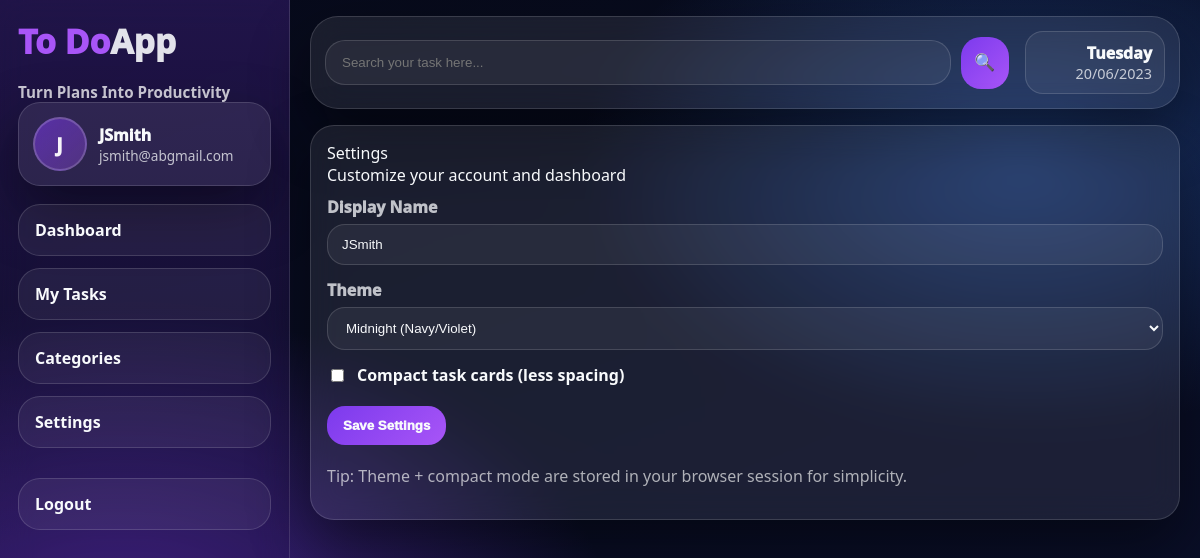
/settings (signed in), run on the app's committed database.
### app.py (models this page shows)
class User(db.Model):
    id = db.Column(db.Integer, primary_key=True)
    name = db.Column(db.String(80), nullable=False)
    email = db.Column(db.String(120), unique=True, nullable=False)
    password_hash = db.Column(db.String(255), nullable=False)
    todos = db.relationship("Todo", backref="user", lazy=True)

### app.py (the view, shortened to what this page needs)
@app.route("/settings", methods=["GET", "POST"])
def settings():
    if not logged_in():
        return redirect(url_for("login"))
    user = get_current_user()
    current_theme = session.get("theme", "midnight")
    compact = session.get("compact", False)
    return render_template("settings.html", current_theme=current_theme, compact=compact)

### app.py (called while the page is built)
def get_current_user():
    uid = session.get("user_id")
    if not uid:
        return None
    user = User.query.get(uid)
    if not user:
        session.pop("user_id", None)
        return None
    return user

@app.context_processor
def inject_user():
    return {"user": get_current_user()}

def logged_in():
    return session.get("user_id") is not None

### templates/settings.html (shortened to what this page needs)
{% extends "base.html" %}
{% block content %}
<div class="card">
  <div class="card-head">
    <div>
      <div class="card-title red">Settings</div>
      <div class="card-sub">Customize your account and dashboard</div>
    </div>
  </div>
  <form method="post" class="form-grid">
    <label class="field">
      <span>Display Name</span>
      <input type="text" name="name" value="{{ user.name }}" placeholder="Your name">
    </label>
    <label class="field">
      <span>Theme</span>
      <select name="theme">
        <option value="midnight" {% if current_theme=="midnight" %}selected{% endif %}>Midnight (Navy/Violet)</option>
      </select>
    </label>
    <label class="check">
      <input type="checkbox" name="compact" {% if compact %}checked{% endif %}>
      Compact task cards (less spacing)
    </label>
    <div class="form-actions">
      <button class="btn primary" type="submit">Save Settings</button>
    </div>
    <p style="color: rgba(255,255,255,0.65); margin-top:6px;">
      Tip: Theme + compact mode are stored in your browser session for simplicity.
    </p>
  </form>
</div>
{% endblock %}

### templates/base.html (shortened to what this page needs)
<!DOCTYPE html>
<html lang="en">
<head>
  <link rel="stylesheet" href="{{ url_for('static', filename='style.css') }}">
</head>
<body class="{% if session.get('compact') %}compact{% endif %}">
  <div class="layout">
        <aside class="sidebar">
      <div class="sidebar-brand">
        <span class="brand-red">To Do</span><span class="brand-black">App</span>
      </div>
      <div class="app-tagline">Turn Plans Into Productivity</div>
      <div class="profile">
        <div class="avatar">{{ user.name[:1].upper() if user else "G" }}</div>
        <div class="profile-info">
          {% if user %}
            <div class="profile-name">{{ user.name }}</div>
            <div class="profile-email">{{ user.email }}</div>
          {% else %}
            <div class="profile-name">Guest</div>
            <div class="profile-email">Please log in</div>
          {% endif %}
        </div>
      </div>
      <nav class="menu">
        <a class="menu-item {% if request.endpoint=='home' %}active{% endif %}" href="{{ url_for('home') }}">
          Dashboard
        </a>
        {% if user %}
          <a class="menu-item {% if request.endpoint=='todos' %}active{% endif %}" href="{{ url_for('todos') }}">My Tasks</a>
          <a class="menu-item" href="{{ url_for('categories') }}">Categories</a>
          <a class="menu-item" href="{{ url_for('settings') }}">Settings</a>
          <a class="menu-item logout" href="{{ url_for('logout') }}">Logout</a>
        {% else %}
          <a class="menu-item {% if request.endpoint=='login' %}active{% endif %}" href="{{ url_for('login') }}">Login</a>
          <a class="menu-item {% if request.endpoint=='register' %}active{% endif %}" href="{{ url_for('register') }}">Register</a>
        {% endif %}
      </nav>
    </aside>
    <main class="main">
         <header class="topbar">
            <form class="searchbar" method="get" action="{{ url_for('todos') }}">
                <input type="text" name="q" placeholder="Search your task here..." value="{{ request.args.get('q','') }}">
                <button class="searchbtn" type="submit">🔍</button>
            </form>
            <div class="datebox">
                <div class="day">Tuesday</div>
                <div class="date">20/06/2023</div>
            </div>
            </header>
      <section class="content">
        {% block content %}{% endblock %}
      </section>
    </main>
  </div>
</body>
</html>

### static/style.css (style rules this page uses)
:root { --bg1:#070a1a; --bg2:#0a0f2a; --violet:#7c3aed; --violet2:#a855f7; --navy:#0b1b3a; --card: rgba(255,255,255,0.08); --card2: rgba(255,255,255,0.06); --border: rgba(255,255,255,0.14); --text:#f8fafc; --muted: rgba(248,250,252,0.75); --shadow: 0 24px 60px rgba(0,0,0,0.45); --radius: 22px; }
* { box-sizing:border-box; }
body { margin:0; font-family: system-ui, -apple-system, Segoe UI, Roboto, Arial, sans-serif; color: var(--text); background: radial-gradient(900px 600px at 10% 80%, rgba(124,58,237,0.55), transparent 55%), radial-gradient(800px 500px at 85% 20%, rgba(59,130,246,0.35), transparent 55%), linear-gradient(160deg, var(--bg1), var(--bg2)); }
.layout { display:flex; min-height:100vh; }
.sidebar { width: 290px; padding: 18px; background: linear-gradient(180deg, rgba(124,58,237,0.22), rgba(0,0,0,0.2)); border-right: 1px solid var(--border); backdrop-filter: blur(16px); }
.app-tagline { margin-top: 6px; font-size: 0.95rem; color: rgba(255,255,255,0.75); font-weight: 700; }
.sidebar-brand { font-size: 2.1rem; font-weight: 1000; margin-bottom: 18px; }
.brand-red { color: var(--violet2); }
.brand-black { color: var(--text); opacity:0.9; }
.profile { display:flex; gap:12px; align-items:center; padding: 14px; border-radius: var(--radius); background: var(--card); border: 1px solid var(--border); box-shadow: var(--shadow); }
.avatar { width:54px; height:54px; border-radius:50%; display:flex; align-items:center; justify-content:center; font-weight: 1000; font-size: 1.2rem; letter-spacing: 1px; background: linear-gradient(135deg, rgba(124,58,237,0.55), rgba(168,85,247,0.30)); border: 2px solid rgba(255,255,255,0.18); color: rgba(255,255,255,0.95); }
.profile-name { font-weight:1000; }
.profile-email { font-size:0.85rem; color: var(--muted); }
.menu { margin-top: 18px; display:flex; flex-direction:column; gap: 12px; }
.menu-item { text-decoration:none; color: var(--text); font-weight: 900; padding: 14px 16px; border-radius: var(--radius); background: var(--card2); border: 1px solid var(--border); transition: transform .18s ease, background .18s ease, box-shadow .18s ease; }
.menu-item.logout { margin-top: 18px; }
.main { flex:1; padding: 16px 20px; }
.topbar { display:flex; justify-content:space-between; align-items:center; gap: 16px; background: var(--card); border: 1px solid var(--border); border-radius: 28px; padding: 14px; box-shadow: var(--shadow); backdrop-filter: blur(16px); }
.searchbar { flex:1; display:flex; gap: 10px; align-items:center; }
.searchbar input { width:100%; padding: 14px 16px; border-radius: 20px; border: 1px solid var(--border); background: rgba(255,255,255,0.06); color: var(--text); outline:none; transition: box-shadow .18s ease, border-color .18s ease; }
.searchbtn { width:52px; height:52px; border-radius: 20px; border:none; background: linear-gradient(135deg, var(--violet), var(--violet2)); color:white; cursor:pointer; font-size: 1.05rem; transition: transform .18s ease, box-shadow .18s ease; }
.datebox { padding: 10px 12px; border-radius: 18px; border: 1px solid var(--border); background: rgba(255,255,255,0.06); min-width: 140px; text-align:right; }
.day { font-weight:1000; }
.date { color: var(--muted); font-size:0.9rem; }
.content { margin-top: 16px; }
.card { background: var(--card); border: 1px solid var(--border); border-radius: 24px; box-shadow: var(--shadow); padding: 16px; backdrop-filter: blur(16px); }
.form-grid { display:grid; gap:14px; margin-top: 10px; }
.field span { display:block; font-weight:1000; margin-bottom: 6px; color: var(--muted); }
.field input, .field select { width:100%; padding: 12px 14px; border-radius: 18px; border: 1px solid var(--border); background: rgba(255,255,255,0.06); color: var(--text); outline:none; transition: box-shadow .18s ease, border-color .18s ease, transform .18s ease; }
.check { display:flex; gap:10px; align-items:center; font-weight: 900; color: var(--text); }
.form-actions { display:flex; gap: 10px; margin-top: 6px; flex-wrap:wrap; }
.btn { display:inline-block; padding: 12px 16px; border-radius: 18px; border: 1px solid var(--border); background: rgba(255,255,255,0.06); color: var(--text); font-weight: 1000; cursor:pointer; text-decoration:none; transition: transform .18s ease, box-shadow .18s ease, background .18s ease; }
.btn.primary { border: none; background: linear-gradient(135deg, var(--violet), var(--violet2)); }

### data on the page
User: name "J", name "JSmith", email "jsmith@abgmail.com"
